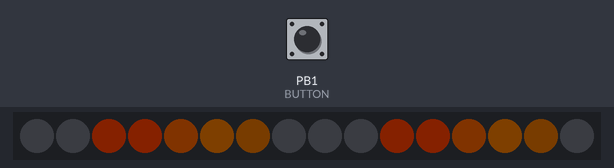
Recording of a sketch running on a simulated ATtiny85, built with avr-gcc and run on an emulated ATtiny85. On the bench: 16 RGB LEDs in strip order, left to right. The test bench sets the inputs (shaded band); at power-on: PB1 (BUTTON) HIGH. Dim RGB values are drawn brighter than linear.

Above: at 1.3 s.
1.4 s: PB1 (BUTTON) pulled LOW for 3.2 s
At 5.0 s:
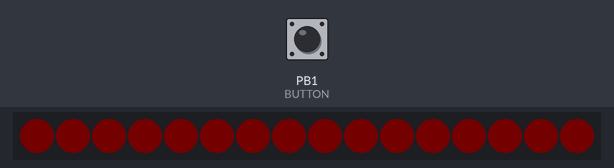
6.1 s: PB1 (BUTTON) pulled LOW for 0.15 s
At 6.23 s:
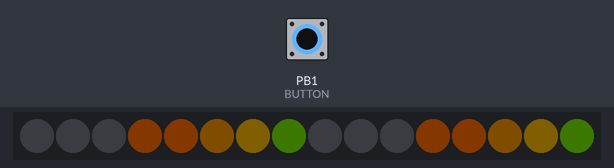
6.8 s: PB1 (BUTTON) pulled LOW for 1 s
At 7.29 s:
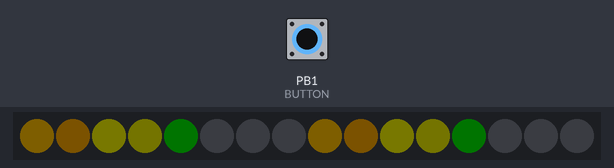
8.4 s: PB1 (BUTTON) pulled LOW for 0.15 s
At 9.06 s:
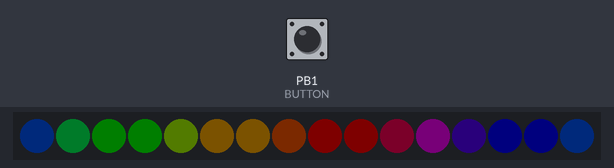
9.1 s: PB1 (BUTTON) pulled LOW for 3.2 s
At 10.0 s:
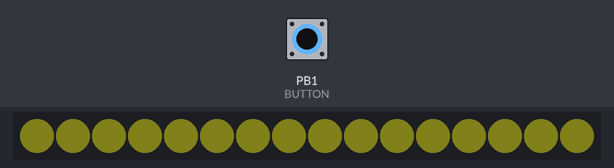
12.9 s: PB1 (BUTTON) pulled LOW for 0.15 s
At 13.9 s:
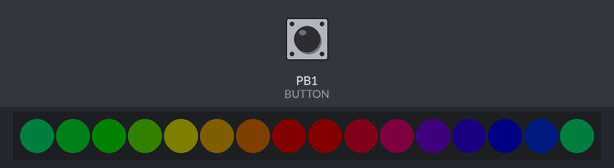

Measured:
- after the input at 1.4 s, the LEDs: first change after 0.08 s (image 1 shows a later state)
- after the input at 6.1 s, the LEDs: change after 0.09 s (image 2)
- after the input at 6.8 s, the LEDs: first change at once (image 3 shows a later state)
- after the input at 9.1 s, the LEDs: first change at once (image 5 shows a later state)
- after the input at 12.9 s, the LEDs: first change at once (image 6 shows a later state)
- what the display in image 5 shows lasts 0.5 s, from 9.6 s to 10.1 s

The sketch:

kalapa.ino
```cpp
#include <FastLED.h>

#define NUM_LEDS 16
#define DATA_PIN 0

#define BUTTON 1
#define PULLUP true
#define INVERT true
#define DEBOUNCE_MS 20
#define LONG_PRESS 1000

CRGB leds[NUM_LEDS];

unsigned long lastMillis        = 0;
unsigned long lastButtonPressAt = 0;

byte currentPattern = 2;
byte brightness = 4;

byte hue = HUE_RED;
bool periodic(short period, const unsigned char values[], CHSV color){
  unsigned long t = millis();
  int index = ( t % period) * 64 / period;
  if (t%2 == 0) hue = (hue + 1) % 255;
  if (color.s == 0) {
    fill_gradient(leds, 0, CHSV(hue, 255, values[index]/brightness), 15, CHSV(hue+1, 255, values[index]/brightness), LONGEST_HUES);
  } else {
    fill_solid(leds, NUM_LEDS, CRGB(CHSV(color.h, color.s, values[index]/brightness)));
  }
  return true;
}

const unsigned char breath_values[] = {0,0,2,9,17,28,40,53,67,82,96,110,124,137,149,160,170,180,188,195,202,208,213,217,221,224,226,229,230,231,232,233,233,233,232,231,230,228,226,223,220,216,212,207,201,194,186,178,168,158,147,134,121,107,93,79,64,51,38,26,16,7,1,0};
bool breath() { return periodic(4000, breath_values, CHSV(HUE_YELLOW, 150, 0)); }

bool rainbow_breath() { return periodic(4000, breath_values, CHSV(0, 0, 0)); }

const unsigned char heartbeat_values[]  = {65,65,65,65,65,65,65,65,65,65,65,65,66,66,68,70,74,80,88,99,114,131,151,172,194,214,232,245,250,249,239,221,197,168,136,103,73,47,25,10,2,-1,2,8,16,25,34,42,49,54,58,61,63,64,64,65,65,65,65,65,65,65,65,65};
bool heartbeat() { return periodic(1000, heartbeat_values, CHSV(HUE_RED, 255, 0)); }

byte offset = 0;
CHSV color = CHSV(HUE_RED, 255, 200);
bool spinners(unsigned long delayMS) {
  if (delayMS % 20 == 0) color.h++;
  if (delayMS > 90) {
    offset = (offset + 1)%16;
    for(int i=0; i<16; i++) {
      CHSV c = CHSV(0,0,0);
      byte led = (offset + i) % 8;
      for (byte tail = 0; tail < 7; tail++){
        if (led == tail) c = CHSV(color.h + 2*tail*tail, color.s, max(0, (color.v/brightness - 2*tail*tail)) );
      }
      leds[i] = c;
    }
    return true;
  } else {return false;}
}


void setup() {
  FastLED.addLeds<NEOPIXEL, DATA_PIN>(leds, NUM_LEDS);
  pinMode(BUTTON, INPUT_PULLUP);
}

void loop() {
  unsigned long t = millis();
  unsigned long delayMS      = t - lastMillis;
  short lastButtonPressSince = t - lastButtonPressAt;
  if (lastButtonPressSince > 500 && digitalRead(BUTTON) == LOW) {
    lastButtonPressAt = t;
    changePattern();
  }

  bool result;
  switch (currentPattern) {
    case 0:
      result = breath();
      break;
    case 1:
      result = heartbeat();
      break;
    case 2:
      result = spinners(delayMS);
      break;
    case 3:
      result = rainbow_breath();
      break;
    default:
      result = heartbeat();
  }
  if (result) { lastMillis = t; }

  FastLED.show();
}

void changePattern() {
  brightness += 2;
  if (brightness > 6) {
    brightness = 4;
    currentPattern = (currentPattern + 1)%4;
  }
}
```
